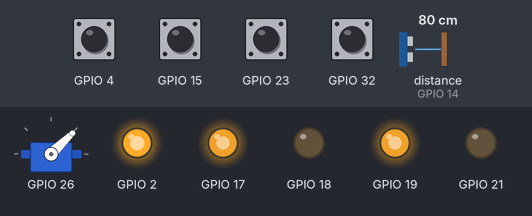
The sketch below on a simulated ESP32. Shown: servo, output pins drawn as LEDs (lit = HIGH). Wiring (inferred from the names in the program): ultrasonic range finder: trigger GPIO 27; echo GPIO 14. Inputs (shaded band) come from the test bench; at power-on: GPIO 4, GPIO 15, GPIO 23, GPIO 32 HIGH, distance to the obstacle (sensor on GPIO 14) 80 cm. The echo pulse lasts 58.3 µs per cm; servo pulses on a pin are drawn as a servo (544–2400 µs = 0–180°); pins used as bus, display or sensor lines are not drawn.

Above: at 2.2 s.
At 19.1 s:
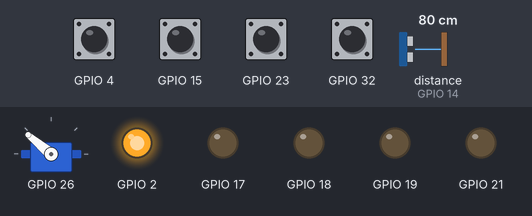
19.2 s: GPIO 4 pulled LOW for 1 s
At 21.58 s:
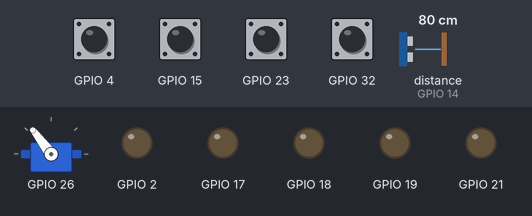
Timing chart, 0 to 28.7 s (numbered marks = the images above; inputs shaded):
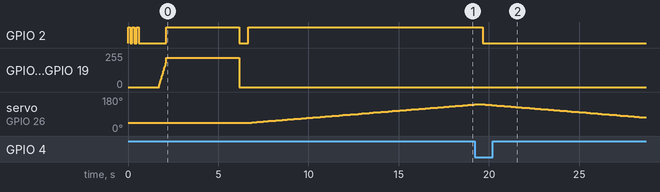

The sketch:

pami_forward.ino
```cpp
// ============================================================
//  PAMI Robot — Starter + 4s moteurs (PID + obstacle + odométrie) + servo
// ============================================================
//
//  Câblage:
//    Moteur DROIT  : IN1=D19, IN2=D21
//    Moteur GAUCHE : IN1=D18, IN2=TX2 (GPIO17)
//    Sonar HC-SR04 : TRIG=D27, ECHO=D14
//    Servo SG90    : D26
//    Starter       : D32 (INPUT_PULLUP, GND = en place, libre = HIGH)
//    Encoder GAUCHE: A=D23, B=D22
//    Encoder DROIT : A=D4,  B=D15
//    LED interne   : D2
//
//  Séquence:
//    1. Boot : 3 flashs + 1 s stabilisation
//    2. Servo va à la position initiale (SERVO_INIT_ANGLE)
//    3. Logique starter :
//       - Starter EN PLACE au boot -> attente retrait + 90 s
//       - Starter LIBRE au boot    -> départ DIRECT (skip 90 s)
//    4. Avance 4 s en ligne droite (PID sur encodeurs, obstacle stop)
//    5. Stop définitif des moteurs
//    6. Servo SG90 oscille lentement (jusqu'à coupure d'alim)

#include "Pins.h"
#include "Motor.h"
#include "Drivetrain.h"
#include "UltrasonicSensor.h"
#include "Servo.h"
#include "Encoder.h"
#include "Odometry.h"

#include "soc/soc.h"
#include "soc/rtc_cntl_reg.h"

// =========== Instances ===========
Motor motorLeft (Pins::LEFT_IN1,  Pins::LEFT_IN2,  /*inverted=*/true);
Motor motorRight(Pins::RIGHT_IN1, Pins::RIGHT_IN2, /*inverted=*/false);
Drivetrain drivetrain(motorLeft, motorRight);

UltrasonicSensor sonar(Pins::US_TRIG, Pins::US_ECHO, Config::ECHO_TIMEOUT_US);
Servo servo(Pins::SERVO, /*pulse_min_us=*/1000, /*pulse_max_us=*/2000);

Encoder encoderLeft (Pins::ENCODER1_A, Pins::ENCODER1_B);
Encoder encoderRight(Pins::ENCODER2_A, Pins::ENCODER2_B);

Odometry odometry(encoderLeft, encoderRight,
                  Config::WHEEL_DIAMETER_M,
                  Config::WHEEL_BASE_M,
                  Config::ENCODER_PULSES_PER_REV);

void IRAM_ATTR isrEncoderLeft()  { encoderLeft.handleInterrupt();  }
void IRAM_ATTR isrEncoderRight() { encoderRight.handleInterrupt(); }

// =========== Paramètres PID ===========
//   error = nb pulses encoder droit - nb pulses encoder gauche
//   correction > 0 -> on booste le gauche et on ralentit le droit
constexpr float PID_KP = 0.70f;     // augmenté: le robot déviait à gauche
constexpr float PID_KI = 0.03f;
constexpr float PID_KD = 0.25f;
constexpr int   PID_MAX_CORRECTION = 80;     // limite l'effet du PID
constexpr float PID_INTEGRAL_LIMIT = 200.0f;

// =========== Position initiale du servo ===========
constexpr int   SERVO_INIT_ANGLE = 0;        // position au démarrage

// =========== Starter ===========
constexpr unsigned long STARTER_COUNTDOWN_MS = 90000UL;  // 90 s
inline bool starterReleased() {
    return digitalRead(Pins::STARTER) == HIGH;
}

// =========== Helpers ===========
void rampUp(int target_speed, int duration_ms) {
    const int steps = 20;
    int step_delay = duration_ms / steps;
    for (int i = 1; i <= steps; ++i) {
        int s = (target_speed * i) / steps;
        drivetrain.drive(s);
        odometry.update();
        delay(step_delay);
    }
}

// Avance pendant duration_ms en ligne droite via PID,
// s'arrête si obstacle proche (timer pausé).
void driveForwardPID(int base_speed, unsigned long duration_ms) {
    // Reset des encodeurs pour partir de 0
    encoderLeft.reset();
    encoderRight.reset();
    odometry.init();

    unsigned long elapsed_moving = 0;
    unsigned long last_tick = millis();
    bool moving = false;

    long  last_error      = 0;
    float error_integral  = 0.0f;

    while (elapsed_moving < duration_ms) {
        unsigned long now = millis();
        unsigned long dt  = now - last_tick;
        last_tick = now;

        long dist = sonar.readCm();
        bool obstacle = (dist > 0 && dist < Config::DIST_STOP_CM);

        if (obstacle) {
            if (moving) {
                drivetrain.stop();
                moving = false;
            }
            digitalWrite(Pins::LED, (millis() / 100) % 2);
            // Reset PID quand on s'arrête pour ne pas accumuler d'integral
            error_integral = 0.0f;
            last_error = 0;
        } else {
            // === PID asymétrie d'encodeurs ===
            long error = encoderRight.getCount() - encoderLeft.getCount();
            error_integral += error * (dt / 1000.0f);
            if (error_integral >  PID_INTEGRAL_LIMIT) error_integral =  PID_INTEGRAL_LIMIT;
            if (error_integral < -PID_INTEGRAL_LIMIT) error_integral = -PID_INTEGRAL_LIMIT;
            long derivative = error - last_error;
            last_error = error;

            float correction_f = PID_KP * error
                               + PID_KI * error_integral
                               + PID_KD * derivative;
            int correction = (int)correction_f;
            if (correction >  PID_MAX_CORRECTION) correction =  PID_MAX_CORRECTION;
            if (correction < -PID_MAX_CORRECTION) correction = -PID_MAX_CORRECTION;

            int left_speed  = base_speed + correction;
            int right_speed = base_speed - correction;
            left_speed  = constrain(left_speed,  0, 255);
            right_speed = constrain(right_speed, 0, 255);

            drivetrain.tankDrive(left_speed, right_speed);
            moving = true;
            elapsed_moving += dt;
            digitalWrite(Pins::LED, HIGH);
        }

        odometry.update();
        delay(20);
    }
    drivetrain.stop();
}

// Balayage doux du servo
void sweep(int from_deg, int to_deg, int step_deg, int step_delay_ms) {
    int step = (to_deg > from_deg) ? step_deg : -step_deg;
    int a = from_deg;
    while ((step > 0 && a < to_deg) || (step < 0 && a > to_deg)) {
        servo.setAngle(a);
        a += step;
        delay(step_delay_ms);
    }
    servo.setAngle(to_deg);
}

// =========== setup ===========
void setup() {
    WRITE_PERI_REG(RTC_CNTL_BROWN_OUT_REG, 0);

    pinMode(Pins::LED, OUTPUT);

    drivetrain.begin();
    servo.begin();
    servo.setAngle(SERVO_INIT_ANGLE);   // position initiale au démarrage
    sonar.begin();
    pinMode(Pins::STARTER, INPUT_PULLUP);

    encoderLeft .begin(isrEncoderLeft);
    encoderRight.begin(isrEncoderRight);
    odometry.init();

    drivetrain.stop();

    // 3 flashs = boot OK
    for (int i = 0; i < 3; ++i) {
        digitalWrite(Pins::LED, HIGH); delay(120);
        digitalWrite(Pins::LED, LOW);  delay(120);
    }

    delay(1000);

    // === Logique starter ===
    // Lecture stable (debounce)
    bool starter_in_at_boot = !starterReleased();

    if (starter_in_at_boot) {
        // Attente du retrait du starter (LED clignote lent)
        while (!starterReleased()) {
            digitalWrite(Pins::LED, (millis() / 500) % 2);
            delay(30);
        }
        // Compte à rebours 90 s (LED clignote rapide)
        unsigned long start_ts = millis();
        while (millis() - start_ts < STARTER_COUNTDOWN_MS) {
            digitalWrite(Pins::LED, (millis() / 200) % 2);
            delay(30);
        }
    }
    // Sinon : départ DIRECT

    // === Avance 4 s en ligne droite (PID) ===
    rampUp(180, 400);
    driveForwardPID(Config::SPEED_CRUISE, 4000);
    drivetrain.stop();
    digitalWrite(Pins::LED, LOW);

    delay(500);
}

// =========== loop ===========
// Servo : incréments relatifs +TICKS puis -TICKS, lentement.
// step=1 toutes les 70 ms (doux, peu d'appel de courant).
// TICKS = 220 -> au-delà des 180° physiques, le servo reste en butée
// quelques pas (effet "pause" + retour plus lent à l'autre extrémité).
constexpr int   SERVO_TICKS      = 220;
constexpr int   SERVO_STEP       = 1;
constexpr int   SERVO_STEP_DELAY = 70;     // ms entre 2 ticks
constexpr int   SERVO_PAUSE_MS   = 400;

void loop() {
    static int current_angle = 0;            // arbitraire au démarrage

    // === +TICKS (vers le haut) ===
    digitalWrite(Pins::LED, HIGH);
    int target = constrain(current_angle + SERVO_TICKS, 0, 180);
    sweep(current_angle, target, SERVO_STEP, SERVO_STEP_DELAY);
    current_angle = target;
    delay(SERVO_PAUSE_MS);

    // === -TICKS (vers le bas) ===
    digitalWrite(Pins::LED, LOW);
    target = constrain(current_angle - SERVO_TICKS, 0, 180);
    sweep(current_angle, target, SERVO_STEP, SERVO_STEP_DELAY);
    current_angle = target;
    delay(SERVO_PAUSE_MS);
}
```

Drivetrain.cpp
```cpp
// Drivetrain.cpp
#include "Drivetrain.h"

Drivetrain::Drivetrain(Motor& left, Motor& right)
    : _left(left), _right(right) {}

void Drivetrain::begin() {
    _left.begin();
    _right.begin();
}

void Drivetrain::drive(int speed) {
    _left.setSpeed(speed);
    _right.setSpeed(speed);
}

void Drivetrain::tankDrive(int leftSpeed, int rightSpeed) {
    _left.setSpeed(leftSpeed);
    _right.setSpeed(rightSpeed);
}

void Drivetrain::turnInPlace(int speed) {
    // Pour tourner à droite (horaire) : roue gauche avance, roue droite recule
    _left.setSpeed(speed);
    _right.setSpeed(-speed);
}

void Drivetrain::stop() {
    _left.stop();
    _right.stop();
}
```

Drivetrain.h
```cpp
// Drivetrain.h - Paire de moteurs gauche/droite pour entraînement différentiel
#pragma once

#include "Motor.h"

class Drivetrain {
public:
    Drivetrain(Motor& left, Motor& right);

    void begin();

    // Avance les deux moteurs à la même vitesse signée
    void drive(int speed);

    // Tank-drive : vitesse indépendante par roue
    void tankDrive(int leftSpeed, int rightSpeed);

    // Tourne sur place. speed > 0 : rotation horaire (droite),
    // speed < 0 : rotation anti-horaire (gauche).
    void turnInPlace(int speed);

    // Stop
    void stop();

    Motor& left()  { return _left;  }
    Motor& right() { return _right; }

private:
    Motor& _left;
    Motor& _right;
};
```

Encoder.cpp
```cpp
// Encoder.cpp
#include "Encoder.h"

Encoder::Encoder(int pin_a, int pin_b)
    : _pin_a(pin_a), _pin_b(pin_b), _count(0), _last_a(false) {}

void Encoder::begin(void (*isr_func)()) {
    pinMode(_pin_a, INPUT_PULLUP);
    pinMode(_pin_b, INPUT_PULLUP);
    _last_a = digitalRead(_pin_a);
    attachInterrupt(digitalPinToInterrupt(_pin_a), isr_func, CHANGE);
}

long Encoder::getCount() {
    noInterrupts();
    long c = _count;
    interrupts();
    return c;
}

void Encoder::reset() {
    noInterrupts();
    _count = 0;
    interrupts();
}

void IRAM_ATTR Encoder::handleInterrupt() {
    bool a = digitalRead(_pin_a);
    bool b = digitalRead(_pin_b);
    if (a != _last_a) {
        if (a == b) {
            _count++;
        } else {
            _count--;
        }
    }
    _last_a = a;
}
```

Encoder.h
```cpp
// Encoder.h - Encodeur quadrature avec interruption
#pragma once

#include <Arduino.h>

class Encoder {
public:
    Encoder(int pin_a, int pin_b);
    void begin(void (*isr_func)());     // attache l'ISR fourni par l'utilisateur
    long getCount();                    // lecture atomique
    void reset();
    void handleInterrupt();             // appelé depuis l'ISR

private:
    int  _pin_a;
    int  _pin_b;
    volatile long _count;
    volatile bool _last_a;
};
```

Motor.cpp
```cpp
// Motor.cpp
#include "Motor.h"
#include "Pins.h"

Motor::Motor(int pin_in1, int pin_in2, bool inverted)
    : _pin_in1(pin_in1), _pin_in2(pin_in2), _inverted(inverted), _last_speed(0) {}

void Motor::begin() {
    ledcAttach(_pin_in1, Config::PWM_FREQ_HZ, Config::PWM_RESOLUTION);
    ledcAttach(_pin_in2, Config::PWM_FREQ_HZ, Config::PWM_RESOLUTION);
    stop();
}

void Motor::setSpeed(int speed) {
    _last_speed = speed;

    // Clamp -255..255
    if (speed >  255) speed =  255;
    if (speed < -255) speed = -255;

    // Si moteur monté en miroir, on inverse le sens logiquement
    if (_inverted) speed = -speed;

    if (speed > 0) {
        // Avance: IN1 = PWM, IN2 = 0
        ledcWrite(_pin_in1, speed);
        ledcWrite(_pin_in2, 0);
    } else if (speed < 0) {
        // Recule: IN1 = 0, IN2 = PWM
        ledcWrite(_pin_in1, 0);
        ledcWrite(_pin_in2, -speed);
    } else {
        // Stop
        ledcWrite(_pin_in1, 0);
        ledcWrite(_pin_in2, 0);
    }
}

void Motor::stop() {
    setSpeed(0);
}
```

Motor.h
```cpp
// Motor.h - Contrôle d'un moteur DC via L298N (2 pins PWM)
#pragma once

#include <Arduino.h>

class Motor {
public:
    Motor(int pin_in1, int pin_in2, bool inverted = false);

    // Doit être appelé dans setup() après begin()
    void begin();

    // Vitesse signée: positive = avant, négative = arrière, 0 = stop
    void setSpeed(int speed);

    // Arrêt immédiat (roue libre)
    void stop();

    int  getSpeed() const { return _last_speed; }
    bool isInverted() const { return _inverted; }

private:
    int  _pin_in1;
    int  _pin_in2;
    bool _inverted;
    int  _last_speed;
};
```

Odometry.cpp
```cpp
// Odometry.cpp
#include "Odometry.h"
#include <math.h>

Odometry::Odometry(Encoder& enc_left, Encoder& enc_right,
                   float wheel_diameter_m,
                   float wheel_base_m,
                   int   pulses_per_revolution)
    : _left(enc_left), _right(enc_right),
      _wheel_diameter(wheel_diameter_m),
      _wheel_base(wheel_base_m),
      _last_left_count(0), _last_right_count(0),
      _x(0), _y(0), _theta(0), _distance_total(0) {
    float circumference = PI * _wheel_diameter;
    _pulses_per_meter = pulses_per_revolution / circumference;
}

void Odometry::init() {
    _last_left_count  = _left.getCount();
    _last_right_count = _right.getCount();
}

void Odometry::update() {
    long c_left  = _left.getCount();
    long c_right = _right.getCount();

    long d_left  = c_left  - _last_left_count;
    long d_right = c_right - _last_right_count;

    float dist_left  = d_left  / _pulses_per_meter;
    float dist_right = d_right / _pulses_per_meter;

    float dist_center = (dist_left + dist_right) * 0.5f;
    float d_theta     = (dist_right - dist_left) / _wheel_base;

    if (fabsf(d_theta) < 0.001f) {
        _x += dist_center * cosf(_theta);
        _y += dist_center * sinf(_theta);
    } else {
        float radius = dist_center / d_theta;
        _x += radius * (sinf(_theta + d_theta) - sinf(_theta));
        _y += radius * (cosf(_theta) - cosf(_theta + d_theta));
    }

    _theta += d_theta;
    while (_theta >  PI) _theta -= 2.0f * PI;
    while (_theta < -PI) _theta += 2.0f * PI;

    _distance_total += dist_center;

    _last_left_count  = c_left;
    _last_right_count = c_right;
}

void Odometry::resetPose(float x, float y, float theta) {
    _x = x;
    _y = y;
    _theta = theta;
    _distance_total = 0;
    _last_left_count  = _left.getCount();
    _last_right_count = _right.getCount();
}
```

Odometry.h
```cpp
// Odometry.h - Odométrie différentielle à partir de 2 encodeurs
//
//  Basé sur 01_Test_PAMI_firmware (ECN Nantrobot)
#pragma once

#include <Arduino.h>
#include "Encoder.h"

class Odometry {
public:
    Odometry(Encoder& enc_left, Encoder& enc_right,
             float wheel_diameter_m,
             float wheel_base_m,
             int   pulses_per_revolution);

    void init();                            // capture des comptes initiaux
    void update();                          // à appeler régulièrement
    void resetPose(float x = 0, float y = 0, float theta = 0);

    float getX() const     { return _x;     }
    float getY() const     { return _y;     }
    float getTheta() const { return _theta; }
    float getThetaDeg() const { return _theta * 180.0f / PI; }

    // Distance totale parcourue (centre du robot, signée)
    float getDistanceM() const { return _distance_total; }

private:
    Encoder& _left;
    Encoder& _right;
    float _wheel_diameter;
    float _wheel_base;
    float _pulses_per_meter;

    long _last_left_count;
    long _last_right_count;

    float _x;
    float _y;
    float _theta;
    float _distance_total;
};
```

Servo.cpp
```cpp
// Servo.cpp - Implémentation servo via LEDC (ESP32 Arduino core v3)
#include "Servo.h"

// Période 20 ms (50 Hz) avec 16 bits de résolution -> 65535 ticks pour 20 ms
static constexpr int SERVO_FREQ_HZ   = 50;
static constexpr int SERVO_RES_BITS  = 16;
static constexpr unsigned long PERIOD_US = 20000UL;
static constexpr unsigned long MAX_DUTY  = (1UL << SERVO_RES_BITS) - 1;

Servo::Servo(int pin, int pulse_min_us, int pulse_max_us)
    : _pin(pin),
      _pulse_min_us(pulse_min_us),
      _pulse_max_us(pulse_max_us),
      _last_angle(-1),
      _up(false),
      _t_last_toggle(0) {}

void Servo::begin() {
    ledcAttach(_pin, SERVO_FREQ_HZ, SERVO_RES_BITS);
    // Pas de position initiale forcée : le servo reste où il est physiquement.
    // _last_angle = -1, donc le premier setAngle réel sera bien envoyé.
}

void Servo::setAngle(int angle_deg) {
    if (angle_deg < 0)   angle_deg = 0;
    if (angle_deg > 180) angle_deg = 180;
    if (angle_deg == _last_angle) return;   // évite les écritures inutiles
    _last_angle = angle_deg;

    // Conversion angle -> pulse en µs
    unsigned long pulse_us = map(angle_deg, 0, 180, _pulse_min_us, _pulse_max_us);
    // Conversion pulse -> duty (16 bits, période 20 ms)
    unsigned long duty = (pulse_us * MAX_DUTY) / PERIOD_US;

    ledcWrite(_pin, duty);
}

void Servo::toggleUpDown(unsigned long period_ms,
                        int angle_low_deg,
                        int angle_high_deg) {
    unsigned long now = millis();
    if (now - _t_last_toggle >= period_ms) {
        _t_last_toggle = now;
        _up = !_up;
        setAngle(_up ? angle_high_deg : angle_low_deg);
    }
}
```

Servo.h
```cpp
// Servo.h - Servo standard 50 Hz via LEDC PWM ESP32
#pragma once

#include <Arduino.h>

class Servo {
public:
    // angle_min..angle_max sont en degrés (0..180).
    // pulse_min_us..pulse_max_us sont les pulses correspondants (500..2500 µs typique).
    Servo(int pin,
          int pulse_min_us = 500,
          int pulse_max_us = 2500);

    void begin();

    // Bouge le servo à l'angle indiqué (0..180 °)
    void setAngle(int angle_deg);

    // Bouge haut <-> bas selon un timer interne (non-bloquant).
    // À appeler dans la loop.
    void toggleUpDown(unsigned long period_ms,
                      int angle_low_deg = 0,
                      int angle_high_deg = 180);

private:
    int  _pin;
    int  _pulse_min_us;
    int  _pulse_max_us;
    int  _last_angle;
    bool _up;
    unsigned long _t_last_toggle;
};
```

Source omitted: UltrasonicSensor.cpp (812 bytes), UltrasonicSensor.h (494 bytes), Pins.h (2588 bytes)
